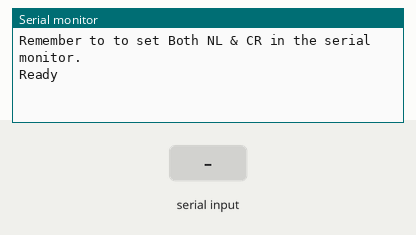
The sketch below on a simulated Arduino Uno, built with avr-gcc and run on an emulated ATmega328P. On the bench: the last lines printed to the serial monitor. Inputs (shaded band) come from the test bench.

Above: at 1.2 s.
1.3 s: "1" received over the second serial link
At 2.5 s:
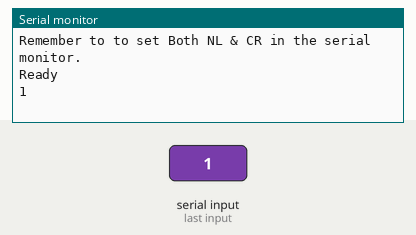
2.8 s: "0" received over the second serial link
At 3.8 s:
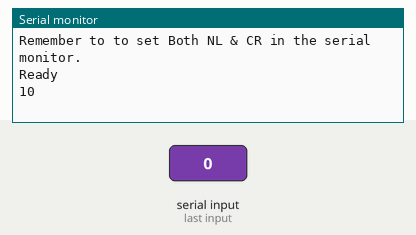

Measured:
- after the input at 1.3 s, the serial monitor: prints a new line at once (image 1)
- after the input at 2.8 s, the serial monitor: prints a new line at once (image 2)

The sketch:

BT_BT.ino
```cpp
#include <SoftwareSerial.h>

SoftwareSerial bluetooth(10, 11);  //RX,TX

int a;

void setup()
{
    Serial.begin(9600);     // communication with the host computer
    //while (!Serial)   { ; }

    // Start the software serial for communication with the ESP8266
    bluetooth.begin(9600);

    Serial.println("");
    Serial.println("Remember to to set Both NL & CR in the serial monitor.");
    Serial.println("Ready");
    Serial.println("");

    //bluetooth.println("No nazdar");
}

void loop()
{
    // listen for communication from the ESP8266 and then write it to the serial monitor
    if ( bluetooth.available() )   {  Serial.write( bluetooth.read() );  }

    // listen for user input and send it to the ESP8266
    if ( Serial.available() )       {  bluetooth.write( Serial.read() );  }
}
```
